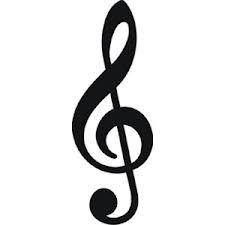
#> input picture clef.jpg, 225 x 225 px
$ python dotify.py
#> lines starting #> are read from the running program, lines starting #| are printed output that depends on the picture
# -*- coding: utf-8 -*-
"""
Created on Mon Mar 20 19:38:27 2017

@author: Tanilas
"""

# -*- coding: utf-8 -*-
"""
Created on Mon Mar 20 16:11:53 2017

@author: Tanilas
"""

import PIL
from PIL import Image
import numpy as np
import matplotlib.pyplot as plt

plt.close('all')
samp_jpg = "clef.jpg" # Set the filename of the image
#samp_jpg = "probo.jpg" # Set the filename of the image
samp_img = Image.open(samp_jpg) # Load the image as an image object
#> samp_img is the input picture: PIL image 225x225 RGB; mean R, G, B 223.8, 223.9, 224

I = np.asarray(samp_img)/255.0 # convert the image into numpy 3-D matrix. Divide by 255 to limit values from 0 to 1


hthr=0.70; lthr=0.0 # These are the uuper and lower threshold for the image, all the rest intensities are taken into account. Set them to 1 and 0 respectively to include all pixels (This is computationally heavy)
factor=3; minsi=3; # These are: the multiplier of the intensity for the size of the circle and the minimum size of the circle respectively
gap=5 # Taking every pixel takes a lot of time (depending on the size of the image), so take every gap-th pixel instead
I=I[::gap,::gap,:];
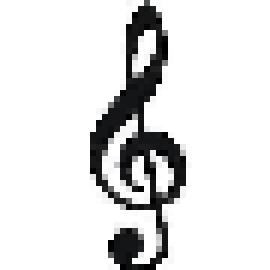
#> I: shape (45, 45, 3) float64 (shown 6 times larger); mean R, G, B 0.878, 0.879, 0.879
mI=np.mean(I,2);

inds=np.asmatrix(np.where( (np.logical_and(mI>lthr,mI<hthr)==1)))
sinds=inds.shape;
#> sinds = (2, 258)
perminds=np.random.permutation(sinds[1])
inds=inds[:,perminds] #If you want the indices to be randomly chosen uncomment this. (This does not lead to images that appear like "flowing from upper left corner to bottom right")
for i in range(0,inds[0,:].size):
        print(i)
        xi=inds[0,i]
        yi=inds[1,i]
        col=np.squeeze(I[xi,yi,:])

        # As intensity we just take the mean of the color vector
        intensity=np.mean(col);

        # Make a circle in the location of the pixel, with color same as the pixel, and size proportional to the intensity of the pixel
        plt.plot(yi,-xi,'o',color=col, ms=(minsi+(1-intensity)*factor), mec="none") #
#> this loop made 258 passes
#> (xi, yi, col, intensity) on passes 1 to 3: (32, 25, [0.0941, 0.0941, 0.102], 0.0967), (22, 25, [0.0824, 0.0824, 0.0902], 0.085), (39, 23, [0.443, 0.443, 0.443], 0.443)

## Show and save the image (with bad resolution of 300 dpi)
plt.axis('off')
plt.axis('image')
plt.savefig(samp_jpg[0:(len(samp_jpg)-4)]+'_dotted.png',dpi=100, bbox_inches='tight',pad_inches = 0)
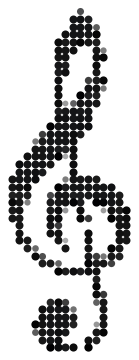
#> figure drawn by matplotlib, 1 panel
